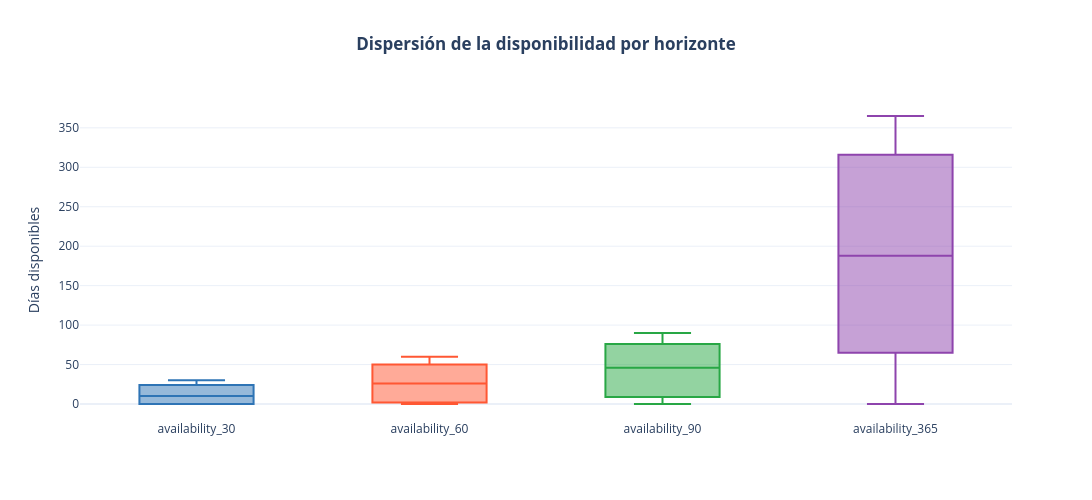

Notebook cell for this chart:
### Markdown cell above
## 03.1 · Outliers y dispersión (boxplots)

### Code cell
variables = ['availability_30', 'availability_60', 'availability_90', 'availability_365']
colores = ['#2E74B5', '#FF5733', '#28A745', '#8E44AD']

fig = go.Figure()

for i, var in enumerate(variables):
    fig.add_trace(go.Box(
        y=df_operaciones[var],
        name=var,
        boxpoints='outliers',
        marker_color=colores[i]
    ))

fig.update_layout(
    title='<b>Dispersión de la disponibilidad por horizonte</b>',
    title_x=0.5,
    yaxis_title='Días disponibles',
    width=1200,
    height=500,
    template='plotly_white',
    showlegend=False
)
fig.show()

### Figure 1 — Plotly figure (JSON) as saved in the notebook; plotly's stock layout.template omitted (floating-point values rounded to 4 significant figures; data arrays with more than 128 entries replaced by an {"elided": "..."} marker saying what was removed)
{"data": [{"boxpoints": "outliers", "marker": {"color": "#2E74B5"}, "name": "availability_30", "type": "box", "y": {"elided": "6733 int values"}}, {"boxpoints": "outliers", "marker": {"color": "#FF5733"}, "name": "availability_60", "type": "box", "y": {"elided": "6733 int values"}}, {"boxpoints": "outliers", "marker": {"color": "#28A745"}, "name": "availability_90", "type": "box", "y": {"elided": "6733 int values"}}, {"boxpoints": "outliers", "marker": {"color": "#8E44AD"}, "name": "availability_365", "type": "box", "y": {"elided": "6733 int values"}}], "layout": {"height": 500, "showlegend": false, "title": {"text": "<b>Dispersión de la disponibilidad por horizonte</b>", "x": 0.5}, "width": 1200, "yaxis": {"title": {"text": "Días disponibles"}}}}
